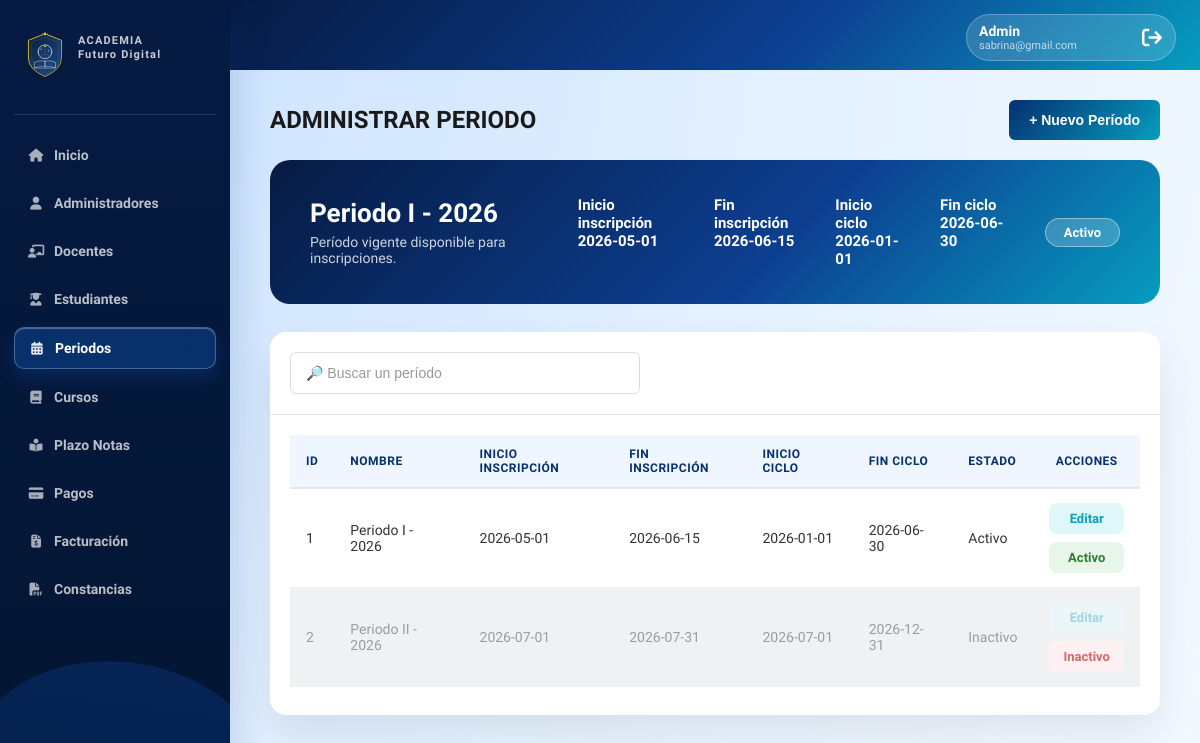
The app's page /admin-periodos.php (signed in) with its own data.
### tables this page shows
CREATE TABLE `PeriodoInscripcion` (
    `id` int PRIMARY KEY NOT NULL AUTO_INCREMENT,
    `nombre` varchar(100) NOT NULL,
    `fechaInicio` date NOT NULL,
    `fechaFin` date NOT NULL,
    `fechaInicioCiclo` DATE NOT NULL,
    `fechaFinCiclo` DATE NOT NULL,
    `estado` tinyint(1) DEFAULT '0'
);

### mostrar-tabla-periodos.php (the view)
<?php
include('includes/conexion.php');
$columnasPeriodo = [];
$resColumnas = mysqli_query($conexion, "SHOW COLUMNS FROM PeriodoInscripcion");
if ($resColumnas) {
    while ($columna = mysqli_fetch_assoc($resColumnas)) {
        $columnasPeriodo[] = $columna['Field'];
    }
}
$tieneFechasCiclo = in_array('fechaInicioCiclo', $columnasPeriodo, true) && in_array('fechaFinCiclo', $columnasPeriodo, true);
$selectFechasCiclo = $tieneFechasCiclo ? ', fechaInicioCiclo, fechaFinCiclo' : ", NULL AS fechaInicioCiclo, NULL AS fechaFinCiclo";
$sql = "SELECT id, nombre, fechaInicio, fechaFin, estado $selectFechasCiclo
        FROM PeriodoInscripcion
        ORDER BY estado DESC, id DESC";
$resultado = mysqli_query($conexion, $sql);
if (mysqli_num_rows($resultado) > 0):
?>
<table class="data-table mobile-cards">
    <thead>
        <tr>
            <th>ID</th>
            <th>Nombre</th>
            <th>Inicio inscripción</th>
            <th>Fin inscripción</th>
            <th>Inicio ciclo</th>
            <th>Fin ciclo</th>
            <th>Estado</th>
            <th>Acciones</th>
        </tr>
    </thead>
    <tbody>
        <?php while($p = mysqli_fetch_assoc($resultado)):
            $esActivo = ($p['estado'] == 1);
        ?>
        <tr data-id="<?php echo $p['id']; ?>">
            <td data-label="ID"><?php echo $p['id']; ?></td>
            <td data-label="Nombre"><?php echo htmlspecialchars($p['nombre']); ?></td>
            <td data-label="Inicio inscripción"><?php echo htmlspecialchars($p['fechaInicio']); ?></td>
            <td data-label="Fin inscripción"><?php echo htmlspecialchars($p['fechaFin']); ?></td>
            <td data-label="Inicio ciclo"><?php echo $p['fechaInicioCiclo'] ? htmlspecialchars($p['fechaInicioCiclo']) : '—'; ?></td>
            <td data-label="Fin ciclo"><?php echo $p['fechaFinCiclo'] ? htmlspecialchars($p['fechaFinCiclo']) : '—'; ?></td>
            <td data-label="Estado">
                <?php echo $esActivo ? 'Activo' : 'Inactivo'; ?>
            </td>
            <td data-label="Acciones" class="acciones-cell">
                <div class="acciones-texto">
                    <a
                        href="#"
                        class="link-accion abrir-modal-periodo"
                        data-id="<?php echo $p['id']; ?>"
                        data-nombre="<?php echo htmlspecialchars($p['nombre']); ?>"
                        data-fecha_inicio="<?php echo htmlspecialchars($p['fechaInicio']); ?>"
                        data-fecha_fin="<?php echo htmlspecialchars($p['fechaFin']); ?>"
                        data-fecha_inicio_ciclo="<?php echo htmlspecialchars($p['fechaInicioCiclo'] ?? ''); ?>"
                        data-fecha_fin_ciclo="<?php echo htmlspecialchars($p['fechaFinCiclo'] ?? ''); ?>"
                        onclick="return false;"
                    >
                        Editar
                    </a>
                    <a
                        href="#"
                        class="link-accion btn-toggle-estado <?php echo $esActivo ? 'estado-activo' : 'estado-inactivo'; ?>"
                    >
                        <?php echo $esActivo ? 'Activo' : 'Inactivo'; ?>
                    </a>
                </div>
            </td>
        </tr>
        <?php endwhile; ?>
    </tbody>
</table>
<?php else: ?>
    <div class="mensaje-vacio">No hay períodos registrados.</div>
<?php endif; ?>

### admin-periodos.php (shortened to what this page needs)
<?php
include('includes/conexion.php');
$columnasPeriodo = [];
$resColumnas = mysqli_query($conexion, "SHOW COLUMNS FROM PeriodoInscripcion");
if ($resColumnas) {
    while ($columna = mysqli_fetch_assoc($resColumnas)) {
        $columnasPeriodo[] = $columna['Field'];
    }
}
$tieneFechasCiclo = in_array('fechaInicioCiclo', $columnasPeriodo, true) && in_array('fechaFinCiclo', $columnasPeriodo, true);
$selectFechasCiclo = $tieneFechasCiclo ? ', fechaInicioCiclo, fechaFinCiclo' : ", NULL AS fechaInicioCiclo, NULL AS fechaFinCiclo";
$sql_activo = "SELECT nombre, fechaInicio, fechaFin, estado $selectFechasCiclo
               FROM PeriodoInscripcion
               WHERE estado = 1
               LIMIT 1";
$result_activo = mysqli_query($conexion, $sql_activo);
$periodo_activo = mysqli_fetch_assoc($result_activo);
?>
<!DOCTYPE html>
<html lang="es">
<head>
    <link rel="stylesheet" href="https://cdnjs.cloudflare.com/ajax/libs/font-awesome/6.4.0/css/all.min.css">
    <link rel="stylesheet" href="css/stylesAdmin.css">
</head>
<body class="raleway-all">
    <header class="header">
        <nav class="nav">
            <a href="./admin-inicio.php" class="btn-nav">Inicio</a>
            <a href="./admin-admins.php" class="btn-nav">Administradores</a>
            <a href="./admin-docentes.php" class="btn-nav">Docentes</a>
            <a href="./admin-estudiantes.php" class="btn-nav">Estudiantes</a>
            <a href="./admin-periodos.php" class="btn-nav active">Periodos</a>
            <a href="./admin-cursos.php" class="btn-nav">Cursos</a>
            <a href="./admin-plazo.php" class="btn-nav">Plazo Notas</a>
            <a href="./admin-pagos.php" class="btn-nav">Pagos</a>
            <a href="./admin-facturacion.php" class="btn-nav">Facturación</a>
            <a href="./admin-constancias.php" class="btn-nav">Constancias</a>
            <a href="includes/logout.php" style="text-decoration:none;">
                <div class="user-profile">
                    <div class="user-info">
                        <span class="user-role">Admin</span>
                        <span class="user-email"><?php echo $_SESSION["usuario"]; ?></span>
                    </div>
                    <i class="fas fa-arrow-right-from-bracket logout-icon"></i>
                </div>
            </a>
        </nav>
    </header>
    <main class="main">
        <div class="page-header">
            <h1 class="titulo">ADMINISTRAR PERIODO</h1>
            <button class="btn-nuevo">+ Nuevo Período</button>
        </div>
        <div class="banner">
            <div class="banner-texto">
                <h1><?php echo $periodo_activo ? htmlspecialchars($periodo_activo['nombre']) : 'Sin período activo'; ?></h1>
                <p>
                    <?php if ($periodo_activo): ?>
                        Período vigente disponible para inscripciones.
                    <?php else: ?>
                        Activa o crea un nuevo período para que los estudiantes puedan inscribirse.
                    <?php endif; ?>
                </p>
            </div>
            <div class="periodo-info">
                <div class="periodo-fechas">
                    <div>
                        <p><strong>Inicio inscripción</strong><br>
                            <?php echo $periodo_activo ? htmlspecialchars($periodo_activo['fechaInicio']) : '—'; ?>
                        </p>
                    </div>
                    <div>
                        <p><strong>Fin inscripción</strong><br>
                            <?php echo $periodo_activo ? htmlspecialchars($periodo_activo['fechaFin']) : '—'; ?>
                        </p>
                    </div>
                    <div>
                        <p><strong>Inicio ciclo</strong><br>
                            <?php echo $periodo_activo && $periodo_activo['fechaInicioCiclo'] ? htmlspecialchars($periodo_activo['fechaInicioCiclo']) : '—'; ?>
                        </p>
                    </div>
                    <div>
                        <p><strong>Fin ciclo</strong><br>
                            <?php echo $periodo_activo && $periodo_activo['fechaFinCiclo'] ? htmlspecialchars($periodo_activo['fechaFinCiclo']) : '—'; ?>
                        </p>
                    </div>
                </div>
                <?php
                    $estadoTexto = $periodo_activo ? 'Activo' : 'Sin período';
                    $estadoClase = $periodo_activo ? 'activo' : 'sin-periodo';
                ?>
                <span class="estado-periodo <?php echo $estadoClase; ?>">
                    <?php echo $estadoTexto; ?>
                </span>
            </div>
        </div>
        <div class="card">
            <div class="toolbar">
                <input type="text" id="buscador-periodo" placeholder="🔎 Buscar un período" class="input-buscar">
            </div>
            <div class="tabla-placeholder">
                <?php include('mostrar-tabla-periodos.php'); ?>
            </div>
        </div>
    </main>
</body>
</html>

### records on screen
periodoinscripcion: nombre "Periodo I - 2026", fechaInicio "2026-05-01", fechaFin "2026-06-15", fechaInicioCiclo "2026-01-01", fechaFinCiclo "2026-06-30", id "1", estado "Activo"
periodoinscripcion: id "2", nombre "Periodo II - 2026", fechaInicio "2026-07-01", fechaFin "2026-07-31", fechaInicioCiclo "2026-07-01", fechaFinCiclo "2026-12-31", estado "Inactivo"

### other values on screen
$_SESSION["usuario"] "sabrina@gmail.com"
$estadoTexto "Activo"
